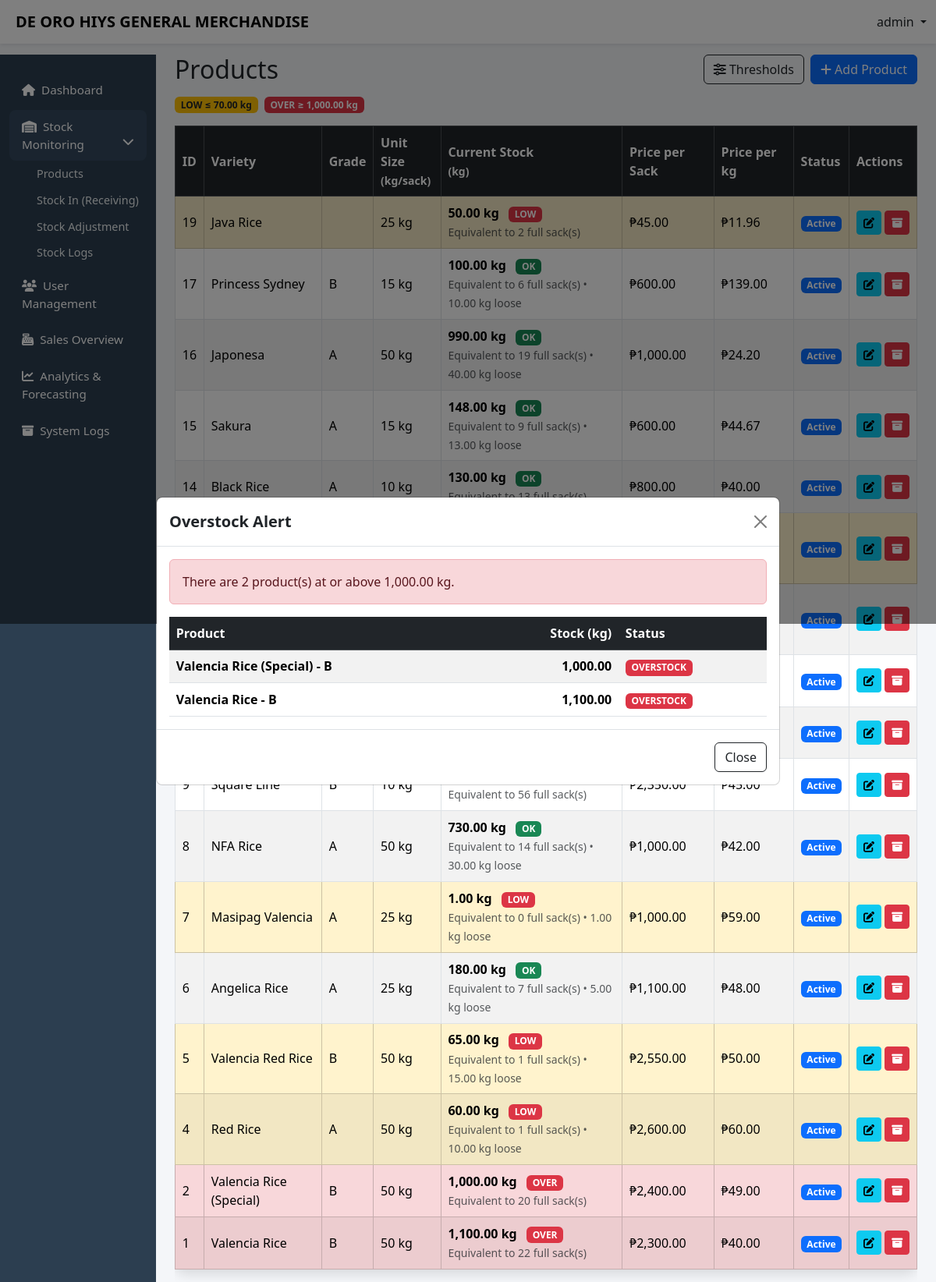
The page /ricesales_stock_monitoring/capstone/admin/products.php (signed in) on the database its author committed.
### tables this page shows
CREATE TABLE `stock_settings` (
  `id` tinyint(4) NOT NULL,
  `low_threshold_kg` decimal(10,2) NOT NULL DEFAULT 10.00,
  `over_threshold_kg` decimal(10,2) NOT NULL DEFAULT 1000.00,
  `updated_at` datetime DEFAULT current_timestamp() ON UPDATE current_timestamp()
);

CREATE TABLE `products` (
  `product_id` int(11) NOT NULL,
  `variety` varchar(100) DEFAULT NULL,
  `grade` enum('A','B') NOT NULL,
  `unit_weight_kg` decimal(10,2) DEFAULT NULL,
  `price_per_sack` decimal(10,2) NOT NULL,
  `price_per_kg` decimal(10,2) NOT NULL,
  `created_at` timestamp NOT NULL DEFAULT current_timestamp(),
  `archived` tinyint(1) NOT NULL DEFAULT 0,
  `stock_kg` decimal(10,2) NOT NULL DEFAULT 0.00
);

### ricesales_stock_monitoring/capstone/admin/products.php (the view, shortened to what this page needs)
  <?php
  include '../config/db.php';
  $DEFAULT_LOW_STOCK_THRESHOLD  = 10;
  $DEFAULT_OVERSTOCK_THRESHOLD  = 1000;
  $settingsRow = null;
  $settingsRes = $conn->query("
      SELECT low_threshold_kg, over_threshold_kg
      FROM stock_settings
      WHERE id=1
      LIMIT 1
  ");
  if($settingsRes){
      $settingsRow = $settingsRes->fetch_assoc();
  }
  $LOW_STOCK_THRESHOLD  = (float)($settingsRow['low_threshold_kg'] ?? $DEFAULT_LOW_STOCK_THRESHOLD);
  $OVERSTOCK_THRESHOLD  = (float)($settingsRow['over_threshold_kg'] ?? $DEFAULT_OVERSTOCK_THRESHOLD);
  $sql = "
  SELECT
    p.*,
    IFNULL(SUM(
      CASE
        WHEN LOWER(it.type)='in' THEN it.qty_kg
        WHEN LOWER(it.type)='out' THEN -it.qty_kg
        WHEN LOWER(it.type)='adjust' THEN it.qty_kg
        ELSE 0
      END
    ), 0) AS stock_kg
  FROM products p
  LEFT JOIN inventory_transactions it ON it.product_id = p.product_id
  WHERE p.archived = 0
  GROUP BY p.product_id
  ORDER BY p.created_at DESC
  ";
  $productsRes = $conn->query($sql);
  $overItems = [];
  $products = [];
  if($productsRes && $productsRes->num_rows > 0){
      while($r = $productsRes->fetch_assoc()){
          $products[] = $r;
          $st = (float)$r['stock_kg'];
          if($st >= $OVERSTOCK_THRESHOLD){
              $overItems[] = [
                  'product' => ($r['variety'].' - '.$r['grade']),
                  'stock'   => $st
              ];
          }
      }
  }
  ?>
  <!DOCTYPE html>
  <html lang="en">
  <head>
  <link href="https://cdn.jsdelivr.net/npm/bootstrap@5.3.2/dist/css/bootstrap.min.css" rel="stylesheet">
  <link href="https://cdnjs.cloudflare.com/ajax/libs/font-awesome/6.5.1/css/all.min.css" rel="stylesheet">
  <link href="../css/layout.css" rel="stylesheet">
  </head>
  <body>
  <?php include '../includes/topnav.php'; ?>
  <div class="container-fluid">
  <div class="row">
  <?php include '../includes/admin_sidebar.php'; ?>
  <main class="col-lg-10 ms-sm-auto px-4 main-content">
  <div class="d-flex justify-content-between align-items-center flex-wrap gap-2">
    <h2 class="mb-0">Products</h2>
    <div class="d-flex gap-2">
      <button class="btn btn-outline-dark" data-bs-toggle="modal" data-bs-target="#thresholdModal">
        <i class="fas fa-sliders-h"></i> Thresholds
      </button>
      <button class="btn btn-primary" data-bs-toggle="modal" data-bs-target="#addProductModal">
        <i class="fas fa-plus"></i> Add Product
      </button>
    </div>
  </div>
  <div class="mt-3 d-flex flex-wrap gap-2">
    <span class="badge bg-warning text-dark">LOW ≤ <?= number_format($LOW_STOCK_THRESHOLD,2) ?> kg</span>
    <span class="badge bg-danger">OVER ≥ <?= number_format($OVERSTOCK_THRESHOLD,2) ?> kg</span>
  </div>
  <div class="table-responsive mt-3">
  <table class="table table-striped table-bordered modern-card align-middle">
  <thead class="table-dark">
  <tr>
  <th>ID</th>
  <th>Variety</th>
  <th>Grade</th>
  <th>Unit Size<br><small>(kg/sack)</small></th>
  <th>Current Stock<br><small>(kg)</small></th>
  <th>Price per Sack</th>
  <th>Price per kg</th>
  <th>Status</th>
  <th>Actions</th>
  </tr>
  </thead>
  <tbody>
  <?php if(count($products) > 0): ?>
  <?php foreach($products as $row): ?>
  <?php
    $stock = (float)$row['stock_kg'];
    $unit_weight = (float)($row['unit_weight_kg'] ?? 0);
$full_sacks = 0;
$remaining_kg = 0;
if($unit_weight > 0){
    $full_sacks = floor($stock / $unit_weight);
    $remaining_kg = $stock - ($full_sacks * $unit_weight);
}
    if($stock <= 0){
      $statusBadge = "<span class='badge bg-secondary ms-2'>OUT</span>";
    } elseif($stock >= $OVERSTOCK_THRESHOLD){
      $statusBadge = "<span class='badge bg-danger ms-2'>OVER</span>";
    } elseif($stock <= $LOW_STOCK_THRESHOLD){
      $statusBadge = "<span class='badge bg-danger ms-2'>LOW</span>";
    } else {
      $statusBadge = "<span class='badge bg-success ms-2'>OK</span>";
    }
    $rowClass = ($stock >= $OVERSTOCK_THRESHOLD) ? "table-danger" : (($stock <= $LOW_STOCK_THRESHOLD && $stock > 0) ? "table-warning" : "");
  ?>
  <tr class="<?= $rowClass ?>">
  <td><?= (int)$row['product_id'] ?></td>
  <td><?= htmlspecialchars($row['variety']) ?></td>
  <td><?= htmlspecialchars($row['grade']) ?></td>
  <td><?= number_format((float)($row['unit_weight_kg'] ?? 0),0) ?> kg</td>
  <td>
  <div>
    <strong><?= number_format($stock,2) ?> kg</strong> <?= $statusBadge ?>
  </div>
  <?php if($stock > 0): ?>
    <small class="text-muted">
  Equivalent to <?= $full_sacks ?> full sack(s)
  <?= $remaining_kg > 0 ? " • ".number_format($remaining_kg,2)." kg loose" : "" ?>
</small>
  <?php endif; ?>
</td>
 <td>₱<?= number_format((float)($row['price_per_sack'] ?? 0),2) ?></td>
<td>₱<?= number_format((float)($row['price_per_kg'] ?? 0),2) ?></td>
  <td><span class="badge bg-primary">Active</span></td>
  <td class="text-nowrap">
      <button class="btn btn-sm btn-info" data-bs-toggle="modal" data-bs-target="#editProductModal<?= (int)$row['product_id'] ?>">
        <i class="fas fa-edit"></i>
      </button>
      <a href="products.php?archive=<?= (int)$row['product_id'] ?>" class="btn btn-sm btn-danger"
        onclick="return confirm('Archive this product?')">
        <i class="fas fa-archive"></i>
      </a>
  </td>
  </tr>
  <?php endforeach; ?>
  <?php else: ?>
  <tr><td colspan="9" class="text-center text-muted">No active products found.</td></tr>
  <?php endif; ?>
  </tbody>
  </table>
  </div>
  <?php if(count($overItems) > 0): ?>
  <div class="modal fade" id="overStockModal" tabindex="-1" aria-hidden="true">
    <div class="modal-dialog modal-lg modal-dialog-centered">
      <div class="modal-content">
        <div class="modal-header">
          <h5 class="modal-title fw-bold">Overstock Alert</h5>
          <button type="button" class="btn-close" data-bs-dismiss="modal"></button>
        </div>
        <div class="modal-body">
          <div class="alert alert-danger mb-3">
            There are <?= count($overItems) ?> product(s) at or above <?= number_format($OVERSTOCK_THRESHOLD,2) ?> kg.
          </div>
          <div class="table-responsive">
            <table class="table table-sm table-striped align-middle mb-0">
              <thead class="table-dark">
                <tr>
                  <th>Product</th>
                  <th class="text-end">Stock (kg)</th>
                  <th>Status</th>
                </tr>
              </thead>
              <tbody>
                <?php foreach($overItems as $oi): ?>
                  <tr>
                    <td class="fw-semibold"><?= htmlspecialchars($oi['product']) ?></td>
                    <td class="text-end fw-bold"><?= number_format((float)$oi['stock'],2) ?></td>
                    <td><span class="badge bg-danger">OVERSTOCK</span></td>
                  </tr>
                <?php endforeach; ?>
              </tbody>
            </table>
          </div>
        </div>
        <div class="modal-footer">
          <button class="btn btn-outline-dark" type="button" data-bs-dismiss="modal">Close</button>
        </div>
      </div>
    </div>
  </div>
  <?php endif; ?>
  </main>
  </div>
  </div>
  </body>
  </html>

### ricesales_stock_monitoring/capstone/css/layout.css (style rules this page uses)
body { background:#f4f6f9; padding-top: 60px; }
.modern-card { border-radius:14px; box-shadow:0 6px 16px rgba(0,0,0,.12); transition:.3s; }
.main-content { padding-top:0px; }
.modal { z-index: 1055; }
.table td, .table th { padding:0.55rem; vertical-align: middle; }
.table td,.table th { vertical-align:middle; }
table td, .table th { padding:0.55rem; vertical-align: middle; }
body { background:#f4f6f9; padding-top:70px; }
.modern-card { border-radius:14px; box-shadow:0 6px 16px rgba(0,0,0,.12); }
.table td, .table th { vertical-align: middle; }

### rows shown on the page
stock_settings: low_threshold_kg "70.00", over_threshold_kg "1,000.00"
products: product_id "19", variety "Java Rice", unit_weight_kg "25", stock "50.00", shows "LOW", full_sacks "2", price_per_sack "45.00", price_per_kg "11.96"
products: product_id "17", variety "Princess Sydney", grade "B", unit_weight_kg "15", stock "100.00", shows "OK", full_sacks "6", remaining_kg "10.00", price_per_sack "600.00", price_per_kg "139.00"
products: product_id "16", variety "Japonesa", grade "A", unit_weight_kg "50", stock "990.00", shows "OK", full_sacks "19", remaining_kg "40.00", price_per_sack "1,000.00", price_per_kg "24.20"
products: product_id "15", variety "Sakura", grade "A", unit_weight_kg "15", stock "148.00", shows "OK", full_sacks "9", remaining_kg "13.00", price_per_sack "600.00", price_per_kg "44.67"
products: product_id "14", variety "Black Rice", grade "A", unit_weight_kg "10", stock "130.00", shows "OK", price_per_sack "800.00", price_per_kg "40.00"
products: full_sacks "56"
products: product_id "8", variety "NFA Rice", grade "A", unit_weight_kg "50", stock "730.00", shows "OK", full_sacks "14", remaining_kg "30.00", price_per_sack "1,000.00", price_per_kg "42.00"
products: product_id "7", variety "Masipag Valencia", grade "A", unit_weight_kg "25", stock "1.00", shows "LOW", full_sacks "0", remaining_kg "1.00", price_per_sack "1,000.00", price_per_kg "59.00"
products: product_id "6", variety "Angelica Rice", grade "A", unit_weight_kg "25", stock "180.00", shows "OK", full_sacks "7", remaining_kg "5.00", price_per_sack "1,100.00", price_per_kg "48.00"
products: product_id "5", variety "Valencia Red Rice", grade "B", unit_weight_kg "50", stock "65.00", shows "LOW", full_sacks "1", remaining_kg "15.00", price_per_sack "2,550.00", price_per_kg "50.00"
products: product_id "4", variety "Red Rice", grade "A", unit_weight_kg "50", stock "60.00", shows "LOW", full_sacks "1", remaining_kg "10.00", price_per_sack "2,600.00", price_per_kg "60.00"
products: product_id "2", variety "Valencia Rice (Special)", grade "B", unit_weight_kg "50", stock "1,000.00", shows "OVER", full_sacks "20", price_per_sack "2,400.00", price_per_kg "49.00"
products: product_id "1", variety "Valencia Rice", grade "B", unit_weight_kg "50", stock "1,100.00", shows "OVER", full_sacks "22", price_per_sack "2,300.00", price_per_kg "40.00"

### other values the page prints
$username "admin"
count($overItems) "2"
$oi['product'] "Valencia Rice (Special) - B"
$oi['stock'] "1,000.00"
$oi['product'] "Valencia Rice - B"
$oi['stock'] "1,100.00"
